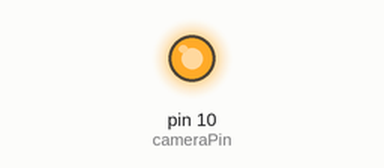
This sketch was run on a simulated Arduino Uno, built with avr-gcc and run on an emulated ATmega328P. Parts: output pins drawn as LEDs (lit = HIGH).

Above: at 0.1 s.
Timing chart, 0 to 1.6 s (numbered marks = the images above):
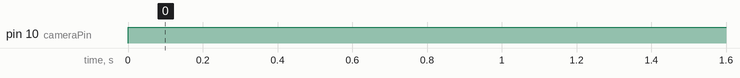

Measured:
- by itself, pin 10 (cameraPin): LOW → HIGH at 0.00 s

The sketch:

CameraV0.ino
```cpp
#include <SPI.h>
byte address = 0x00;
int cameraPin= 10;


void setup()
{

 pinMode (cameraPin, OUTPUT);
 SPI.begin();

}
void loop()
{
  digitalPotWrite(0); // no resistance here. Camera is triggered.
  delay(500);
  digitalPotWrite(128); //resistance here. Camera is not triggered.
  delay(1000);
}

int digitalPotWrite(int value)
{
digitalWrite(cameraPin, LOW);
SPI.transfer(address);
SPI.transfer(value);
digitalWrite(cameraPin, HIGH);
}
```
